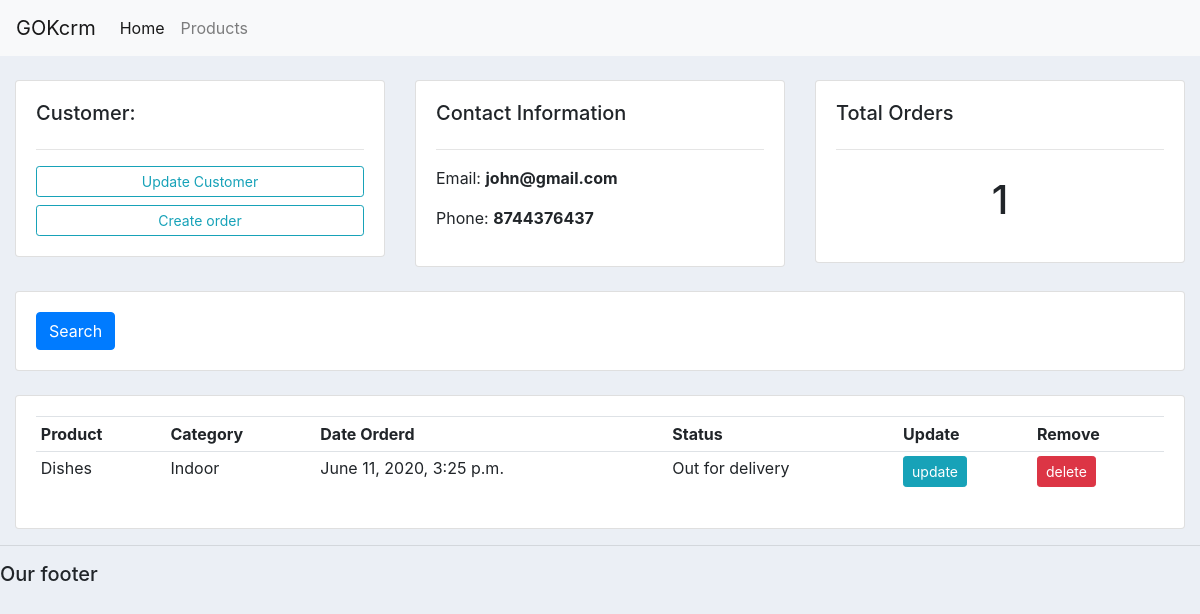
Screenshot of /customers/1/ with the database file from the repository.
### accounts/models.py (models this page shows, shortened)
class Customer(models.Model):
    name=models.CharField(max_length=200,null=True)
    phone=models.CharField(max_length=200,null=True)
    email=models.CharField(max_length=200,null=True)
    date_created=models.DateTimeField(auto_now_add=True,null=True)

class Order(models.Model):
    STATUS=(
        ('Pending','Pending'),
        ('Out for delivery', 'Out for delivery'),
        ('Delivered','Delivered'),
        )
    customres=models.ForeignKey(Customer,null=True,on_delete=models.SET_NULL)
    product=models.ForeignKey(Products,null=True,on_delete=models.SET_NULL)
    date_created=models.DateTimeField(auto_now_add=True,null=True)
    status=models.CharField(max_length=200,null=True,choices=STATUS)

class Products(models.Model):
    CATEGORY=(
        ('Indoor','Indoor'),
        ('Out door', 'Out door'),
        )
    name=models.CharField(max_length=200,null=True)
    price=models.FloatField(null=True)
    category=models.CharField(max_length=200,null=True,choices=CATEGORY)
    description=models.CharField(max_length=200,null=True)
    date_created=models.DateTimeField(auto_now_add=True,null=True)
    tags=models.ManyToManyField(Tag)
    def __str__(self):
        return self.name

### accounts/views.py (the view)
# urls.py: path('customers/<str:pk>/', views.customers,name='customers'),
def customers(request,pk):
    customer=Customer.objects.get(id=pk)
    orders=customer.order_set.all()
    total_orders=orders.count()
    context={'customer':customer,'orders':orders,'total_order':total_orders}
    return render(request,'accounts/customers.html',context)

### accounts/templates/accounts/customers.html
{% extends 'accounts/main.html'%}
{% block content%}
<br>
<div class="row">
	<div class="col-md">
		<div class="card card-body">
			<h5>Customer:</h5>
			<hr>
			<a class="btn btn-outline-info  btn-sm btn-block" href="">Update Customer</a>
			<a class="btn btn-outline-info  btn-sm btn-block" href="{% url 'create_order' customer.id %}">Create order</a>
		</div>
	</div>
	<div class="col-md">
		<div class="card card-body">
			<h5>Contact Information</h5>
			<hr>
			<p>Email:   <b>{{customer.email}}</b></p>
			<p>Phone:   <b>{{customer.phone}}</b></p>
		</div>
	</div>
	<div class="col-md">
		<div class="card card-body">
			<h5>Total Orders</h5>
			<hr>
			<h1 style="text-align: center;padding: 10px">{{total_order}}</h1>
		</div>
	</div>
</div>
<br>
<div class="row">
	<div class="col">
		<div class="card card-body">
			<form method="get">
		    <button class="btn btn-primary" type="submit">Search</button>
		  </form>
		</div>
	</div>
</div>
<br>
<div class="row">
	<div class="col-md">
		<div class="card card-body">
			<table class="table table-sm">
				<tr>
					<th>Product</th>
					<th>Category</th>
					<th>Date Orderd</th>
					<th>Status</th>
					<th>Update</th>
					<th>Remove</th>
				</tr>
				{% for order in orders %}
				<tr>
					<td>{{order.product}}</td>
					<td>{{order.product.category}}</td>
					<td>{{order.date_created}}</td>
					<td>{{order.status}}</td>
					<td><a href="" class="btn btn-sm btn-info">update</a></td>
					<td><a href="" class="btn btn-sm btn-danger">delete</a></td>
				</tr>
				{% endfor %}
			</table>
		</div>
	</div>
</div>
{% endblock %}

### static/css/main.css (style rules this page uses)
body { background-color: #ebeff5; }

### rows the page displays
Customer: email "john@gmail.com", phone "8744376437"
Order: product "Dishes", product.category "Indoor", date_created "June 11, 2020, 3:25 p.m.", status "Out for delivery"

### other values shown
{{ total_order }} "1"
